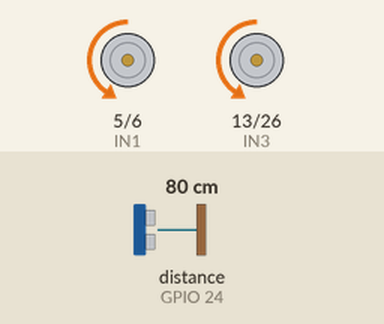
Recording of a program running on a simulated Raspberry Pi (BCM pin numbers). Shown: motor-driver pin pairs drawn as motors (green arrow = first pin HIGH = forward, orange = second pin HIGH = backward, longer = more drive, scaled by the enable pin). The test bench sets the inputs (shaded band); at power-on: distance to the obstacle (sensor on GPIO 24) 80 cm. The echo pulse lasts 58.3 µs per cm; the clock reads 2024-03-15 10:24:30 at power-on unless the program sets it; what the program prints to the terminal is not drawn.

Above: at 1.2 s.
1.3 s: distance to the obstacle (sensor on GPIO 24) set to 2 cm
At 2.7 s:
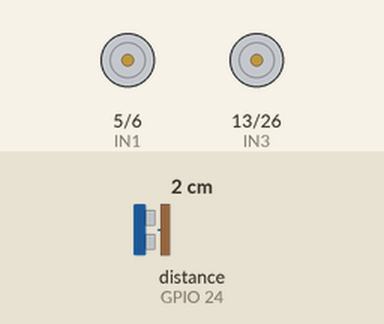
3.2 s: distance to the obstacle (sensor on GPIO 24) set to 14 cm
4.8 s: distance to the obstacle (sensor on GPIO 24) set to 17 cm
At 6.1 s:
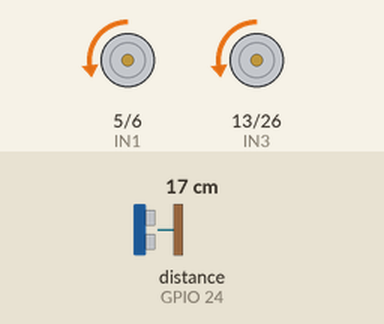
6.4 s: distance to the obstacle (sensor on GPIO 24) set to 4 cm
At 7.3 s:
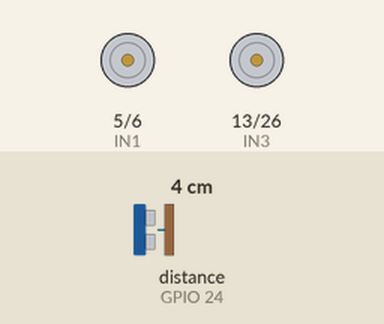
Timing chart, 0 to 8.9 s (numbered marks = the images above; inputs shaded):
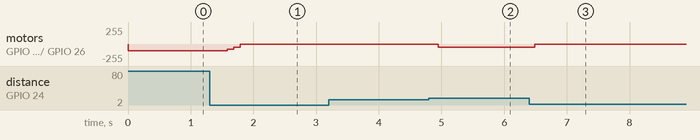

The program:

ADAS_ACC.py
```python
#ADAS code ACC

import RPi.GPIO as GPIO
import time
from collections import deque

# ==== GPIO PIN SETUP ====
TRIG = 23
ECHO = 24

IN1, IN2 = 5, 6         # Left Motor
IN3, IN4 = 13, 26       # Right Motor
ENA, ENB = 18, 19       # PWM Pins

GPIO.setmode(GPIO.BCM)
GPIO.setwarnings(False)

GPIO.setup(TRIG, GPIO.OUT)
GPIO.setup(ECHO, GPIO.IN)

motor_pins = [IN1, IN2, IN3, IN4, ENA, ENB]
for pin in motor_pins:
    GPIO.setup(pin, GPIO.OUT)

pwm_left = GPIO.PWM(ENA, 1000)
pwm_right = GPIO.PWM(ENB, 1000)
pwm_left.start(0)
pwm_right.start(0)

# ==== ACC PARAMETERS ====
FORWARD_INVERT = True  # Set to True if your motors run backward

MAX_DIST = 400
BUFFER_SIZE = 5

# === Tweaked Distance Zones (cm) ===
STOP_DIST   = 15
SLOW_DIST   = 25
CRUISE_DIST = 45

# === Slower, smoother Speed Zones (PWM %) ===
STOP_SPEED   = 0
SLOW_SPEED   = 20
CRUISE_SPEED = 30
FAST_SPEED   = 40

distance_buffer = deque(maxlen=BUFFER_SIZE)

# ==== FUNCTIONS ====

def get_distance():
    GPIO.output(TRIG, True)
    time.sleep(0.00001)
    GPIO.output(TRIG, False)

    start = time.time()
    timeout = start + 0.03
    while GPIO.input(ECHO) == 0 and time.time() < timeout:
        start = time.time()

    stop = start
    timeout = stop + 0.03
    while GPIO.input(ECHO) == 1 and time.time() < timeout:
        stop = time.time()

    duration = stop - start
    distance = (duration * 34300) / 2
    return round(distance, 1) if 0 < distance < MAX_DIST else MAX_DIST

def smoothed_distance():
    d = get_distance()
    distance_buffer.append(d)
    return round(sum(distance_buffer) / len(distance_buffer), 1)

def motor_control(ls, rs):
    if FORWARD_INVERT:
        ls, rs = -ls, -rs

    ls = max(-100, min(100, ls))
    rs = max(-100, min(100, rs))

    # Left
    GPIO.output(IN1, GPIO.HIGH if ls > 0 else GPIO.LOW)
    GPIO.output(IN2, GPIO.LOW if ls > 0 else GPIO.HIGH if ls < 0 else GPIO.LOW)
    pwm_left.ChangeDutyCycle(abs(ls))

    # Right
    GPIO.output(IN3, GPIO.HIGH if rs > 0 else GPIO.LOW)
    GPIO.output(IN4, GPIO.LOW if rs > 0 else GPIO.HIGH if rs < 0 else GPIO.LOW)
    pwm_right.ChangeDutyCycle(abs(rs))

    print(f"[MOTOR] L:{ls}%  R:{rs}%")

def stop():
    motor_control(0, 0)

# ==== MAIN LOOP ====
try:
    print("🚗 CODE 2: Adaptive Cruise Control – FINAL TWEAKED")

    while True:
        dist = smoothed_distance()
        print(f"[DISTANCE] Front (smoothed): {dist} cm")

        if dist <= STOP_DIST:
            print("🟥 STOP — Too Close")
            stop()

        elif dist <= SLOW_DIST:
            print("🟧 SLOW")
            motor_control(SLOW_SPEED, SLOW_SPEED)

        elif dist <= CRUISE_DIST:
            print("🟨 CRUISE")
            motor_control(CRUISE_SPEED, CRUISE_SPEED)

        else:
            print("🟩 FAST CRUISE")
            motor_control(FAST_SPEED, FAST_SPEED)

        time.sleep(0.1)

except KeyboardInterrupt:
    print("\n[STOP] Interrupted")

finally:
    stop()
    pwm_left.stop()
    pwm_right.stop()
    GPIO.cleanup()
    print("[CLEANUP] GPIO Released")
```

Measured:
- the behaviour switches between 15 and 16 cm on distance to the obstacle (sensor on GPIO 24) (found by bisection; images 1 and 2)
- after the input at 1.3 s, motor on GPIO 5 (IN1) / GPIO 6 (IN2), motor on GPIO 13 (IN3) / GPIO 26 (IN4): backward 102/255 → backward 77/255 after 0.29 s, → backward 51/255 0.10 s later, → stopped 0.10 s later
- after the input at 3.2 s, every drawn part: stays the same
- after the input at 4.8 s, motor on GPIO 5 (IN1) / GPIO 6 (IN2), motor on GPIO 13 (IN3) / GPIO 26 (IN4): stopped → backward 51/255 after 0.15 s
- after the input at 6.4 s, motor on GPIO 5 (IN1) / GPIO 6 (IN2), motor on GPIO 13 (IN3) / GPIO 26 (IN4): backward 51/255 → stopped after 0.08 s
